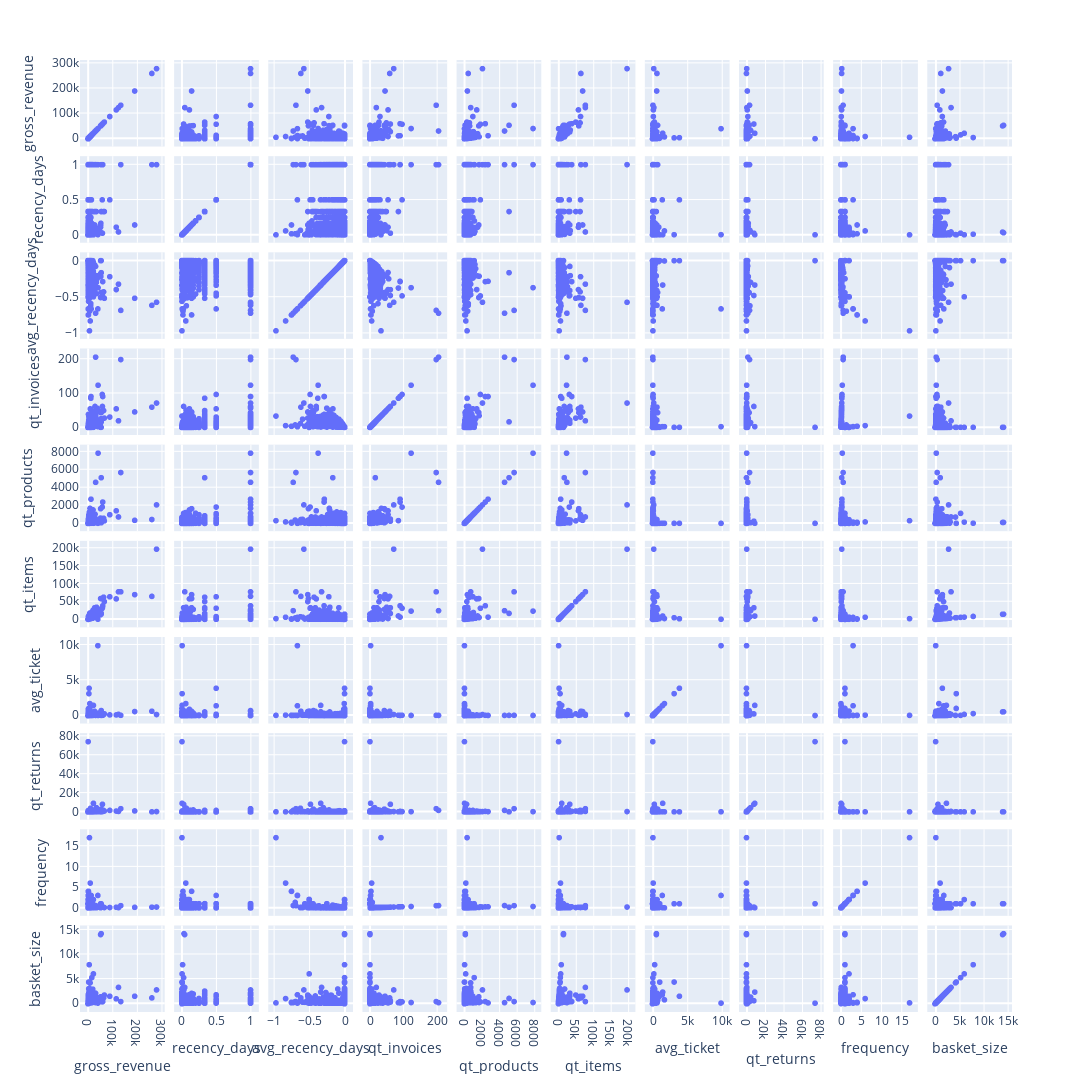

This figure's notebook cell:
### Code cell
# análise bivariada
cols = ['customer_id']
df41 = df4.drop(cols, axis = 1)

# pairplot
fig = px.scatter_matrix(df41)
fig.update_layout(width = 1100, height = 1200)
fig.show()

### Figure 1 — Plotly figure (JSON) as saved in the notebook; plotly's stock layout.template omitted (floating-point values rounded to 4 significant figures; data arrays with more than 128 entries replaced by an {"elided": "..."} marker saying what was removed)
{"data": [{"dimensions": [{"axis": {"matches": true}, "label": "gross_revenue", "values": {"elided": "5695 float values"}}, {"axis": {"matches": true}, "label": "recency_days", "values": {"elided": "5695 float values"}}, {"axis": {"matches": true}, "label": "avg_recency_days", "values": {"elided": "5695 float values"}}, {"axis": {"matches": true}, "label": "qt_invoices", "values": {"elided": "5695 int values"}}, {"axis": {"matches": true}, "label": "qt_products", "values": {"elided": "5695 int values"}}, {"axis": {"matches": true}, "label": "qt_items", "values": {"elided": "5695 int values"}}, {"axis": {"matches": true}, "label": "avg_ticket", "values": {"elided": "5695 float values"}}, {"axis": {"matches": true}, "label": "qt_returns", "values": {"elided": "5695 int values"}}, {"axis": {"matches": true}, "label": "frequency", "values": {"elided": "5695 float values"}}, {"axis": {"matches": true}, "label": "basket_size", "values": {"elided": "5695 float values"}}], "hovertemplate": "%{xaxis.title.text}=%{x}<br>%{yaxis.title.text}=%{y}<extra></extra>", "legendgroup": "", "marker": {"color": "#636efa", "symbol": "circle"}, "name": "", "showlegend": false, "type": "splom"}], "layout": {"dragmode": "select", "height": 1200, "legend": {"tracegroupgap": 0}, "margin": {"t": 60}, "width": 1100}}
